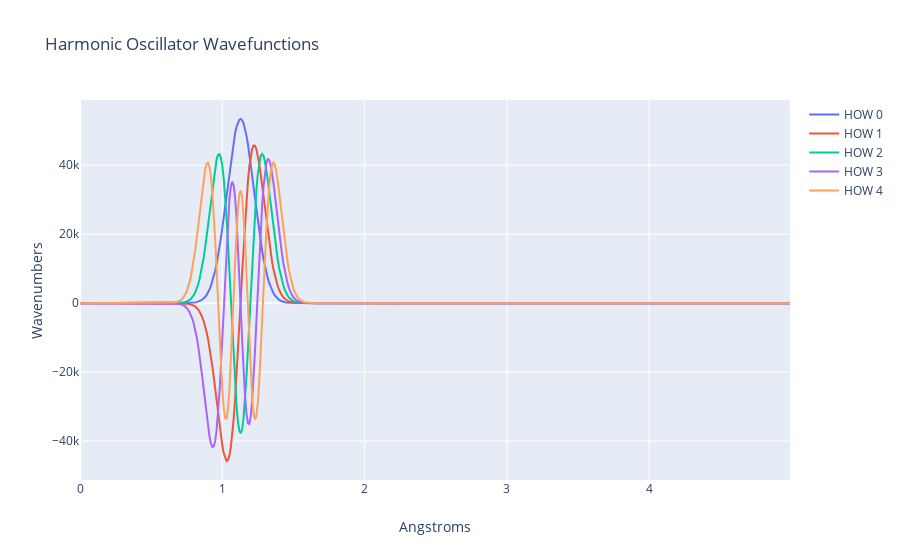

This figure's notebook cell:
### Code cell
#Harmonic Oscilator Basis Set Class Test
from BasisSets import HOW

how = HOW(1.128323, 2169.81358, 12*16/(12+16), 5)

x, y = how.graphData(0, 5)

figure = {
    
    "data":[],
    "layout":
        {
           "xaxis":{"title":"Angstroms"},
           "yaxis":{"title":"Wavenumbers"},
           "title":{"text":"Harmonic Oscillator Wavefunctions"}
        },    
    
}

for index, yData in enumerate(y):
    figure["data"].append(
        {
            "x":x,
            "y":yData,
            "name":"HOW " + str(index)
        }
    )

iplot(figure)

### Figure 1 — Plotly figure (JSON) as saved in the notebook; plotly's stock layout.template omitted (floating-point values rounded to 4 significant figures; data arrays with more than 128 entries replaced by an {"elided": "..."} marker saying what was removed)
{"data": [{"name": "HOW 0", "type": "scatter", "x": {"elided": "500 float values"}, "y": {"elided": "500 float values"}}, {"name": "HOW 1", "type": "scatter", "x": {"elided": "500 float values"}, "y": {"elided": "500 float values"}}, {"name": "HOW 2", "type": "scatter", "x": {"elided": "500 float values"}, "y": {"elided": "500 float values"}}, {"name": "HOW 3", "type": "scatter", "x": {"elided": "500 float values"}, "y": {"elided": "500 float values"}}, {"name": "HOW 4", "type": "scatter", "x": {"elided": "500 float values"}, "y": {"elided": "500 float values"}}], "layout": {"title": {"text": "Harmonic Oscillator Wavefunctions"}, "xaxis": {"title": {"text": "Angstroms"}}, "yaxis": {"title": {"text": "Wavenumbers"}}}}
